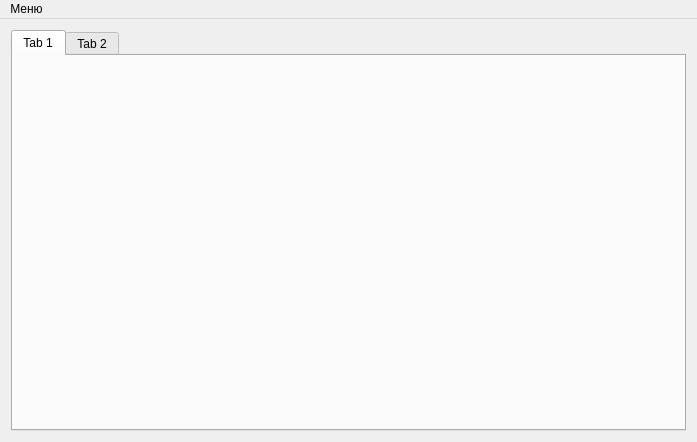
<?xml version="1.0" encoding="UTF-8"?>
<ui version="4.0">
 <class>MainWindow</class>
 <widget class="QMainWindow" name="MainWindow">
  <property name="geometry">
   <rect>
    <x>0</x>
    <y>0</y>
    <width>697</width>
    <height>442</height>
   </rect>
  </property>
  <property name="windowTitle">
   <string>Дипломная работа студента группы МО-411 Зубаиров.М.Р.</string>
  </property>
  <widget class="QWidget" name="centralWidget">
   <layout class="QGridLayout" name="gridLayout">
    <item row="0" column="0">
     <widget class="QTabWidget" name="tabWidget">
      <property name="tabPosition">
       <enum>QTabWidget::North</enum>
      </property>
      <property name="tabShape">
       <enum>QTabWidget::Rounded</enum>
      </property>
      <property name="currentIndex">
       <number>0</number>
      </property>
      <property name="elideMode">
       <enum>Qt::ElideMiddle</enum>
      </property>
      <widget class="QWidget" name="tab">
       <attribute name="title">
        <string>Tab 1</string>
       </attribute>
      </widget>
      <widget class="QWidget" name="tab_2">
       <attribute name="title">
        <string>Tab 2</string>
       </attribute>
      </widget>
     </widget>
    </item>
   </layout>
  </widget>
  <widget class="QMenuBar" name="menuBar">
   <property name="geometry">
    <rect>
     <x>0</x>
     <y>0</y>
     <width>697</width>
     <height>22</height>
    </rect>
   </property>
   <widget class="QMenu" name="menu">
    <property name="title">
     <string>Меню</string>
    </property>
    <addaction name="separator"/>
    <addaction name="action_2"/>
    <addaction name="action_3"/>
   </widget>
   <addaction name="menu"/>
  </widget>
  <action name="action_2">
   <property name="text">
    <string>О программе</string>
   </property>
  </action>
  <action name="action_3">
   <property name="text">
    <string>Выход</string>
   </property>
  </action>
 </widget>
 <layoutdefault spacing="6" margin="11"/>
 <resources/>
 <connections/>
</ui>
